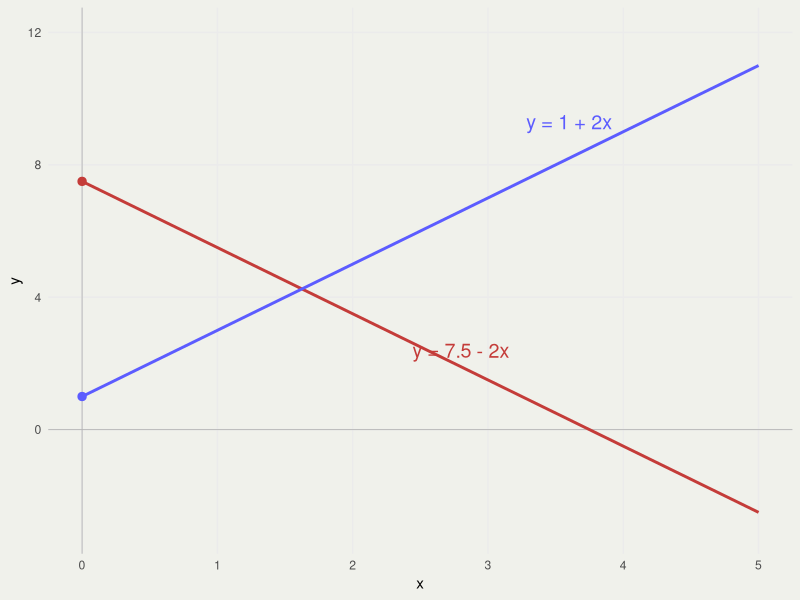
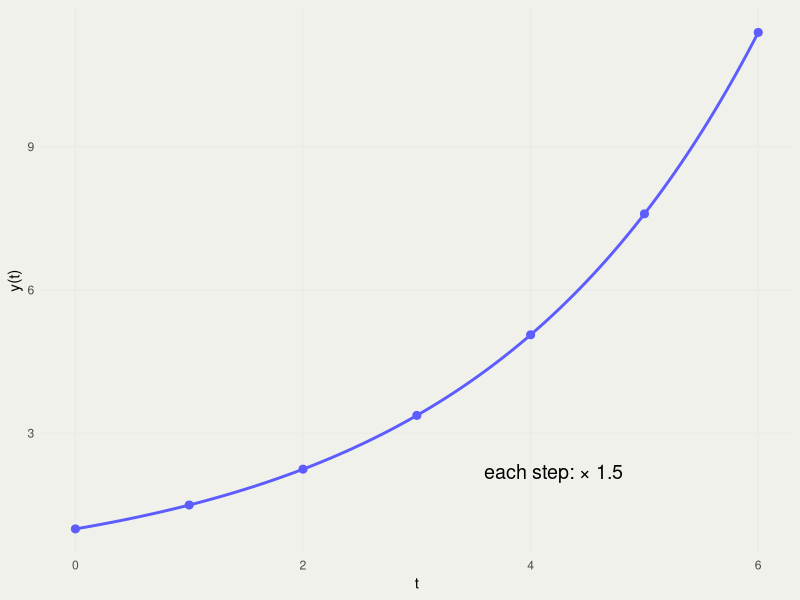
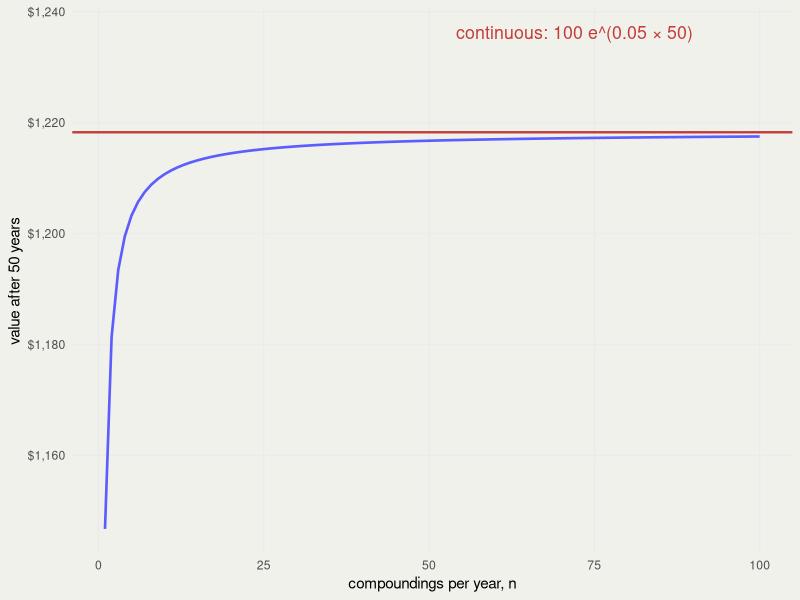
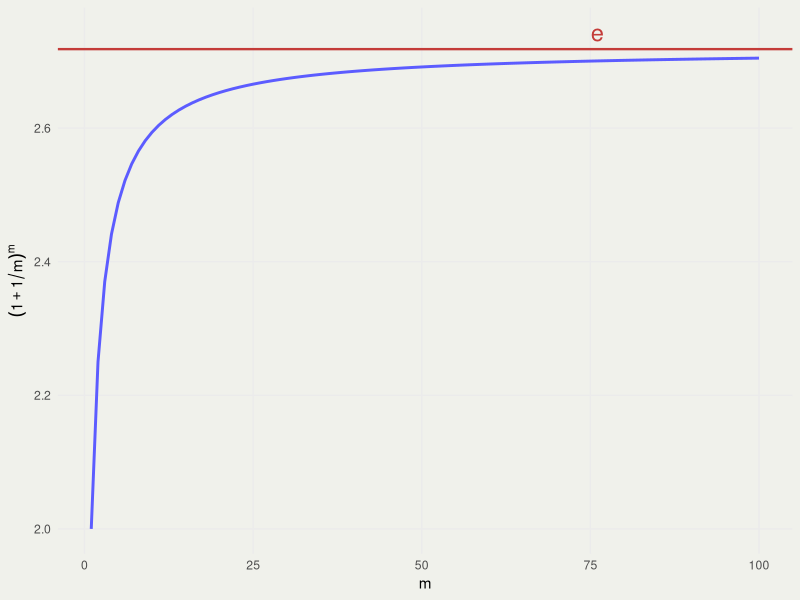
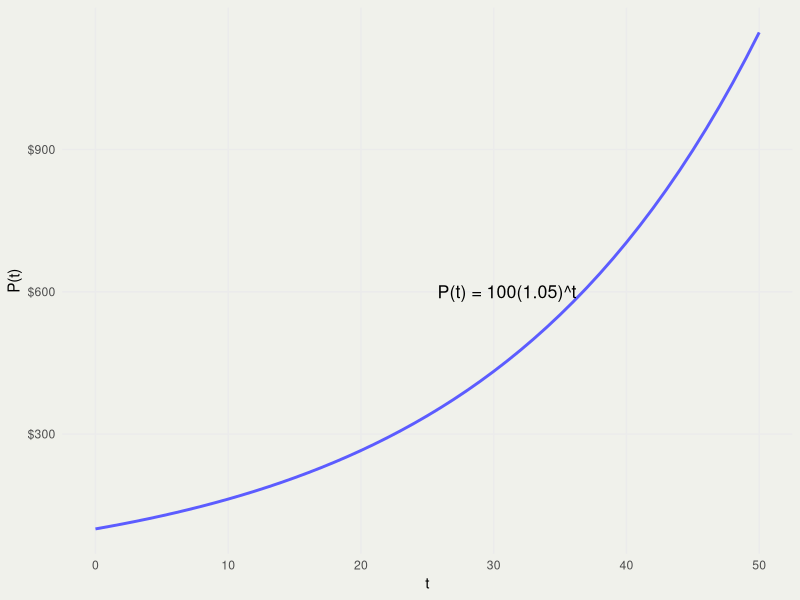
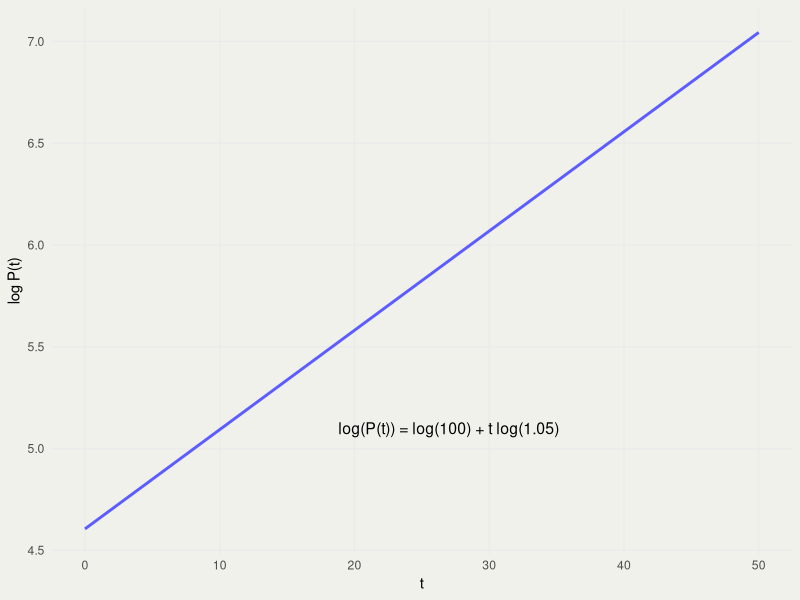
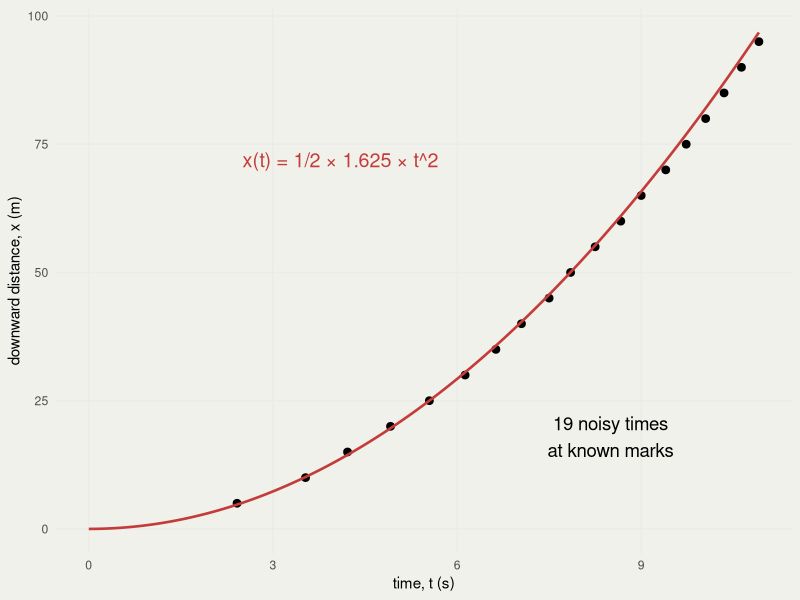
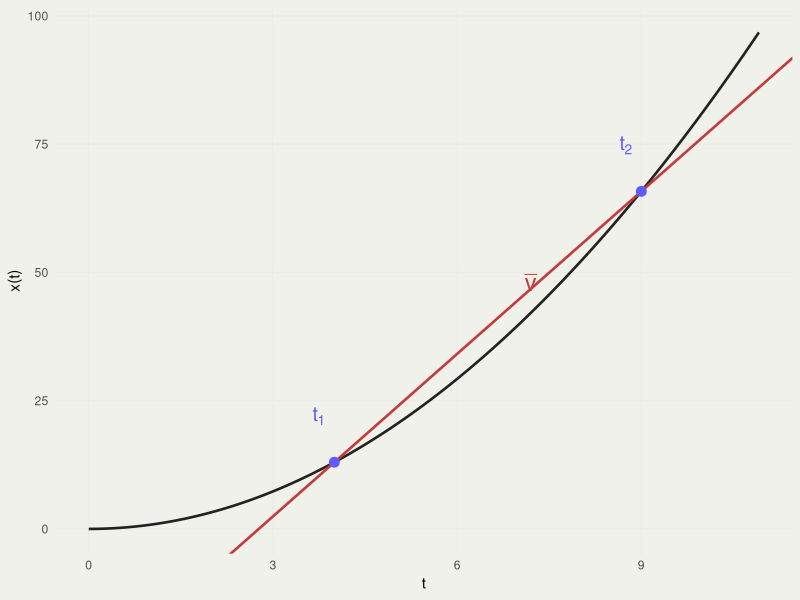

Here is the R script that generated these plots, in order:
## ---- chunk 1
#| include: false
library(ggplot2)
library(dplyr)
library(tibble)

theme_set(
  theme_minimal() +
    theme(
      panel.background = element_rect(fill = "#f0f1eb", color = "#f0f1eb"),
      plot.background = element_rect(fill = "#f0f1eb", color = "#f0f1eb"),
      panel.grid.minor = element_blank(),
      plot.title = element_text(face = "bold")
    )
)

accent <- "#5C5CFF"
ink <- "#222222"

Pn <- function(n, A, r, t) A * (1 + r / n)^(n * t)
Pe <- function(A, r, t) A * exp(r * t)

raw_moon <- read.csv("data/moon-drop.csv")
moon <- tibble(t = raw_moon$t_obs_s, x = raw_moon$x_m)
g_ref <- 1.625
moon_curve <- tibble(
  t = seq(0, max(moon$t), length.out = 300),
  x = 0.5 * g_ref * t^2
)
## ---- chunk 2
#| echo: false
#| fig-width: 7
#| fig-height: 4.8
#| fig-align: center
line_data <- bind_rows(
  tibble(x = seq(0, 5, length.out = 100), y = 1 + 2 * x, line = "positive"),
  tibble(x = seq(0, 5, length.out = 100), y = 7.5 - 2 * x, line = "negative")
)

ggplot(line_data, aes(x, y, color = line)) +
  geom_hline(yintercept = 0, color = "grey70", linewidth = 0.3) +
  geom_vline(xintercept = 0, color = "grey70", linewidth = 0.3) +
  geom_line(linewidth = 1) +
  geom_point(
    data = tibble(x = c(0, 0), y = c(1, 7.5), line = c("positive", "negative")),
    size = 2.5
  ) +
  annotate("text", x = 3.6, y = 9.3, label = "y = 1 + 2x", color = accent, size = 5) +
  annotate("text", x = 2.8, y = 2.4, label = "y = 7.5 - 2x", color = "#C43C39", size = 5) +
  scale_color_manual(values = c(positive = accent, negative = "#C43C39"), guide = "none") +
  coord_cartesian(xlim = c(0, 5), ylim = c(-3, 12)) +
  labs(x = "x", y = "y")
## ---- chunk 3
#| echo: false
#| fig-width: 5.8
#| fig-height: 4.6
#| fig-align: center
exp_data <- tibble(t = seq(0, 6, length.out = 200), y = 1.5^t)
exp_points <- tibble(t = 0:6, y = 1.5^(0:6))

ggplot(exp_data, aes(t, y)) +
  geom_line(color = accent, linewidth = 1) +
  geom_point(data = exp_points, size = 2.4, color = accent) +
  annotate("text", x = 4.2, y = 2.2, label = "each step: × 1.5", size = 5) +
  labs(x = "t", y = "y(t)")
## ---- chunk 4
#| echo: false
#| fig-width: 5.2
#| fig-height: 4.5
#| fig-align: center
n_comp <- 1:100
compound <- tibble(
  n = n_comp,
  value = Pn(n_comp, A = 100, r = 0.05, t = 50)
)
continuous_value <- Pe(A = 100, r = 0.05, t = 50)

ggplot(compound, aes(n, value)) +
  geom_line(color = accent, linewidth = 0.9) +
  geom_hline(yintercept = continuous_value, color = "#C43C39", linewidth = 0.8) +
  annotate(
    "text", x = 72, y = continuous_value + 18,
    label = "continuous: 100 e^(0.05 × 50)", color = "#C43C39", size = 4.5
  ) +
  scale_y_continuous(labels = scales::dollar_format()) +
  labs(x = "compoundings per year, n", y = "value after 50 years")
## ---- chunk 5
#| echo: false
#| fig-width: 5.8
#| fig-height: 4.6
#| fig-align: center
m <- 1:100
e_limit <- tibble(m, value = (1 + 1 / m)^m)

ggplot(e_limit, aes(m, value)) +
  geom_line(color = accent, linewidth = 1) +
  geom_hline(yintercept = exp(1), color = "#C43C39", linewidth = 0.8) +
  annotate("text", x = 76, y = exp(1) + 0.025, label = "e", color = "#C43C39", size = 6) +
  labs(x = "m", y = expression((1 + 1 / m)^m))
## ---- chunk 6
#| echo: false
#| fig-width: 4.8
#| fig-height: 3.7
#| fig-align: center
growth <- tibble(t = 0:50, P = 100 * 1.05^t)

ggplot(growth, aes(t, P)) +
  geom_line(color = accent, linewidth = 1) +
  annotate("text", x = 31, y = 600, label = "P(t) = 100(1.05)^t", size = 4.5) +
  scale_y_continuous(labels = scales::dollar_format()) +
  labs(x = "t", y = "P(t)")
## ---- chunk 7
#| echo: false
#| fig-width: 4.8
#| fig-height: 3.7
#| fig-align: center
ggplot(growth, aes(t, log(P))) +
  geom_line(color = accent, linewidth = 1) +
  annotate(
    "text", x = 27, y = 5.1,
    label = "log(P(t)) = log(100) + t log(1.05)", size = 4
  ) +
  labs(x = "t", y = "log P(t)")
## ---- chunk 8
#| echo: true
x <- 1000:1002
exp(x)
exp(x) / sum(exp(x))
## ---- chunk 9
#| echo: false
#| fig-width: 8.5
#| fig-height: 4.8
#| fig-align: center

ggplot(moon, aes(t, x)) +
  geom_point(size = 2.3) +
  geom_line(data = moon_curve, color = "#C43C39", linewidth = 0.9) +
  annotate(
    "text", x = 4.1, y = 72,
    label = "x(t) = 1/2 × 1.625 × t^2", color = "#C43C39", size = 5
  ) +
  annotate(
    "text", x = 8.5, y = 18,
    label = "19 noisy times\nat known marks", size = 4.7
  ) +
  labs(x = "time, t (s)", y = "downward distance, x (m)")
## ---- chunk 10
#| echo: false
#| fig-width: 5.8
#| fig-height: 4.6
#| fig-align: center
t1 <- 4
t2 <- 9
x1 <- 0.5 * g_ref * t1^2
x2 <- 0.5 * g_ref * t2^2
v_bar <- (x2 - x1) / (t2 - t1)

ggplot(moon_curve, aes(t, x)) +
  geom_line(linewidth = 0.9, color = ink) +
  geom_abline(
    slope = v_bar, intercept = x1 - v_bar * t1,
    color = "#C43C39", linewidth = 0.9
  ) +
  geom_point(data = tibble(t = c(t1, t2), x = c(x1, x2)), color = accent, size = 3) +
  annotate("text", x = t1 - 0.25, y = x1 + 9, label = "t[1]", parse = TRUE, color = accent, size = 5) +
  annotate("text", x = t2 - 0.25, y = x2 + 9, label = "t[2]", parse = TRUE, color = accent, size = 5) +
  annotate("text", x = 7.2, y = 48, label = "bar(v)", parse = TRUE, color = "#C43C39", size = 6) +
  labs(x = "t", y = "x(t)")
## ---- chunk 11
#| echo: false
#| fig-width: 6.2
#| fig-height: 4.7
#| fig-align: center
n <- 100
t <- seq(0, pi, length.out = n)
x <- sin(t) * cos(t)
exact <- cos(t)^2 - sin(t)^2
approx <- tibble(
  t = (t[-1] + t[-n]) / 2,
  value = diff(x) / diff(t)
)

exact_data <- tibble(t, x, exact)

ggplot(exact_data, aes(t, x)) +
  geom_line(color = ink, linewidth = 0.9) +
  geom_line(aes(y = exact), color = "#C43C39", linewidth = 0.9) +
  geom_line(data = approx, aes(t, value), color = accent, linewidth = 3, alpha = 0.3) +
  annotate("text", x = 0.65, y = 0.62, label = "f(t)", color = ink, size = 5) +
  annotate("text", x = 2.6, y = 0.75, label = "exact", color = "#C43C39", size = 5) +
  annotate("text", x = 2.55, y = 0.48, label = "finite difference", color = accent, size = 4.5) +
  labs(x = "t", y = NULL)
